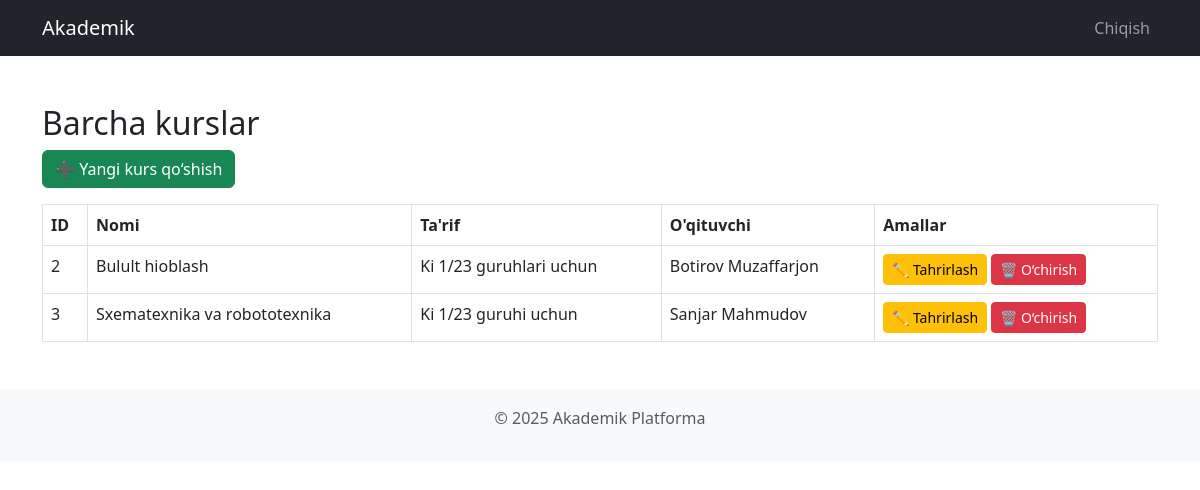
The page /Web_dasturlash_7_ballik_topshriq/admin_courses.php (signed in) on the database its author committed.
### tables this page shows
CREATE TABLE `courses` (
  `id` int(11) NOT NULL,
  `title` varchar(255) NOT NULL,
  `description` text NOT NULL,
  `teacher_id` int(11) DEFAULT NULL
);

CREATE TABLE `users` (
  `id` int(11) NOT NULL,
  `name` varchar(100) NOT NULL,
  `email` varchar(100) NOT NULL,
  `password` varchar(255) NOT NULL,
  `role` enum('admin','teacher','student') NOT NULL,
  `created_at` timestamp NOT NULL DEFAULT current_timestamp(),
  `avatar` varchar(255) DEFAULT NULL
);

### Web_dasturlash_7_ballik_topshriq/admin_courses.php (the view, shortened to what this page needs)
<?php
include("config.php");
$courses = $conn->query("SELECT courses.*, users.name AS teacher FROM courses JOIN users ON courses.teacher_id = users.id");
include("templates/header.php");
?>
<div class="container mt-5">
    <h2>Barcha kurslar</h2>
    <a href="course_create.php" class="btn btn-success mb-3">➕ Yangi kurs qo‘shish</a>
    <table class="table table-bordered">
        <thead>
            <tr>
                <th>ID</th>
                <th>Nomi</th>
                <th>Ta'rif</th>
                <th>O'qituvchi</th>
                <th>Amallar</th>
            </tr>
        </thead>
        <tbody>
        <?php while ($c = $courses->fetch_assoc()): ?>
            <tr>
                <td><?= $c['id'] ?></td>
                <td><?= htmlspecialchars($c['title']) ?></td>
                <td><?= htmlspecialchars($c['description']) ?></td>
                <td><?= htmlspecialchars($c['teacher']) ?></td>
                <td>
                    <a href="course_edit.php?id=<?= $c['id'] ?>" class="btn btn-warning btn-sm">✏ Tahrirlash</a>
                    <a href="?delete=<?= $c['id'] ?>" class="btn btn-danger btn-sm" onclick="return confirm('Kursni o‘chirmoqchimisiz?')">🗑 O‘chirish</a>
                </td>
            </tr>
        <?php endwhile; ?>
        </tbody>
    </table>
</div>
<?php include("templates/footer.php"); ?>

### rows shown on the page
courses: id "2", title "Bulult hioblash", description "Ki 1/23 guruhlari uchun", teacher.name "Botirov Muzaffarjon"
courses: id "3", title "Sxematexnika va robototexnika", description "Ki 1/23 guruhi uchun", teacher.name "Sanjar Mahmudov"
